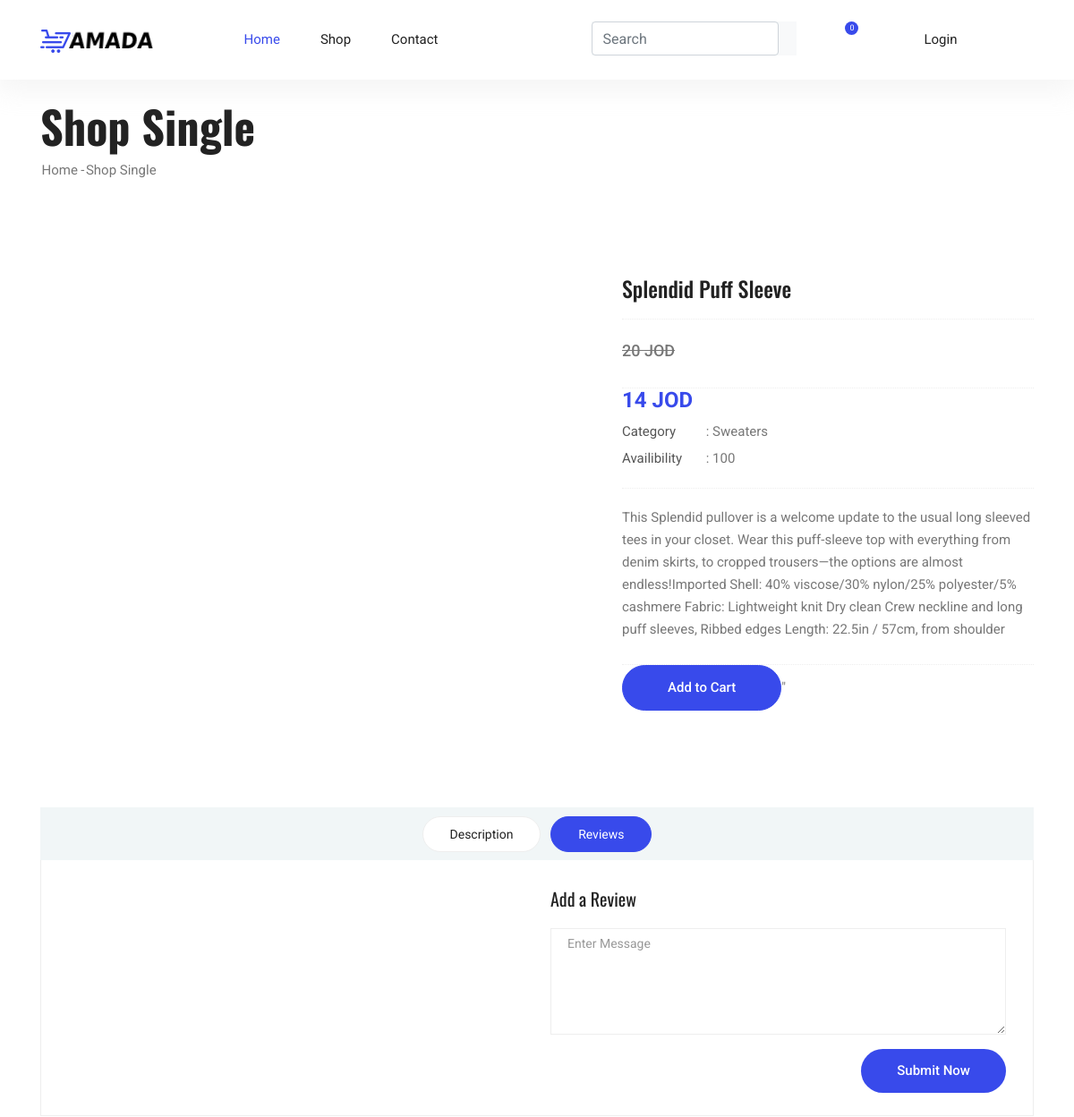
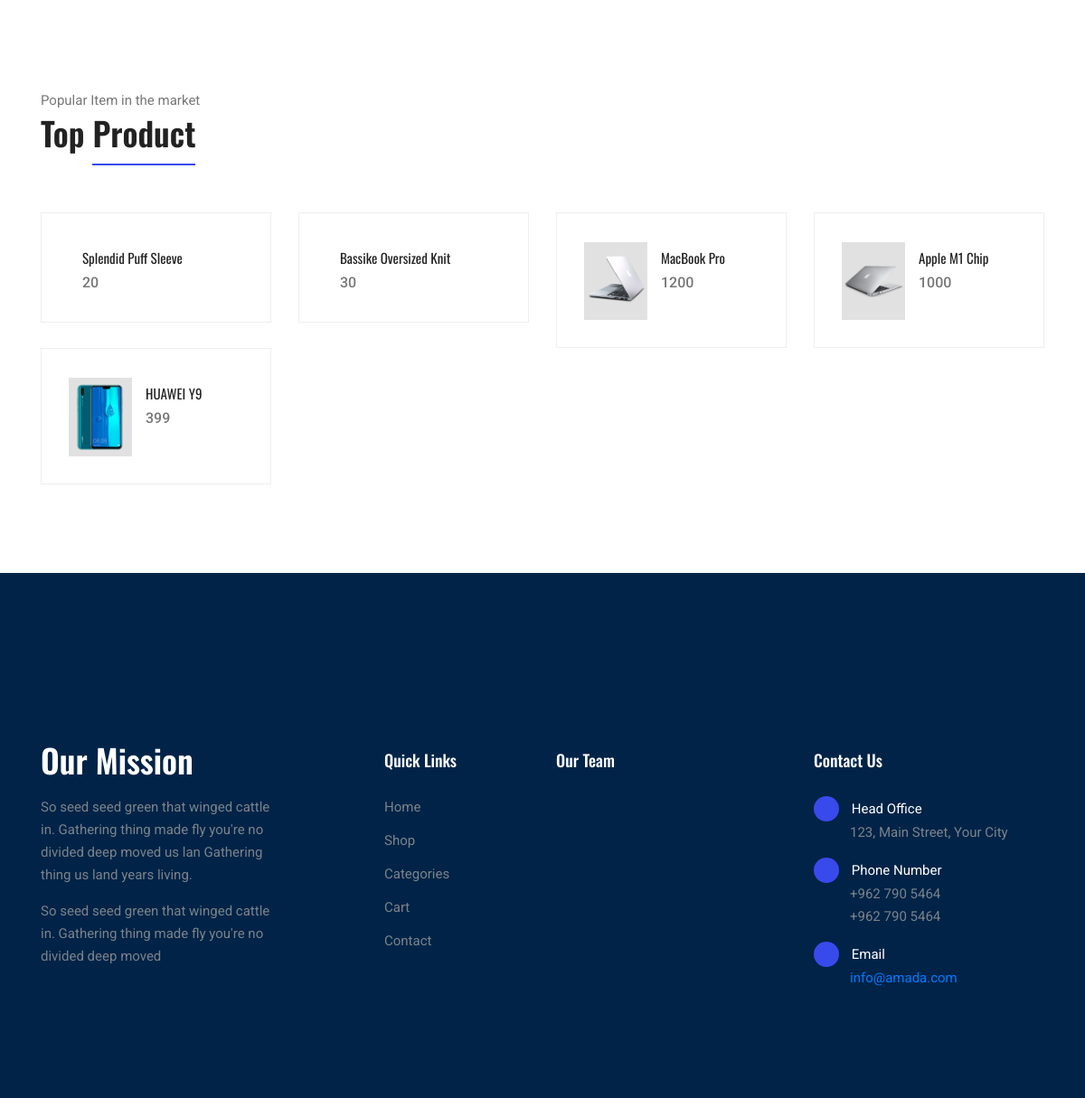
Page /single-product.php?id=10 on the committed database (2 pictures, top to bottom).
### tables this page shows
CREATE TABLE `products` (
  `product_id` int(11) NOT NULL,
  `product_name` varchar(255) NOT NULL,
  `product_price` int(11) NOT NULL,
  `discount` float NOT NULL DEFAULT 1,
  `product_desc` text NOT NULL,
  `product_image` varchar(255) NOT NULL,
  `product_quantity` int(11) NOT NULL,
  `sub_category_id` int(11) NOT NULL,
  `brand_id` int(11) NOT NULL
);

CREATE TABLE `sub_categories` (
  `sub_category_id` int(11) NOT NULL,
  `sub_category_name` varchar(255) NOT NULL,
  `sub_category_desc` text NOT NULL,
  `sub_category_image` varchar(255) NOT NULL,
  `category_id` int(11) NOT NULL
);

### public/single-product.php (the view, shortened to what this page needs)
<?php
	require_once("../db_connection.php");
	$product_id           = $_GET["id"];
	$query                = "SELECT * FROM products INNER JOIN sub_categories ON products.sub_category_id=sub_categories.sub_category_id WHERE product_id={$product_id}";
	$result               = mysqli_query($conn,$query);
	$product              = mysqli_fetch_assoc($result);
	$price_after_discount = $product["product_price"]-($product["product_price"]*$product["discount"]);
	require("includes/public_header.php");
?>
<section>
	<div class="container mt-4">
		<div>
			<h1>Shop Single</h1>
			<nav aria-label="breadcrumb" class="banner-breadcrumb">
			<ol class="breadcrumb">
				<li class="breadcrumb-item"><a href="#">Home</a></li>
				<li class="breadcrumb-item active" aria-current="page">Shop Single</li>
			</ol>
			</nav>
		</div>
	</div>
  </section>
	<div class="product_image_area p-4">
		<div class="container">
			<div class="row s_product_inner">
				<div class="col-lg-6">
					<div class="owl-carousel owl-theme s_Product_carousel">
					</div>
				</div>
				<div class="col-lg-5 offset-lg-1">
					<div class="s_product_text">
						<h3><?php echo $product["product_name"] ?></h3>
						<?php
							if($product['discount'] != 1) {
								echo "<del><p class='card-product__price'>{$product['product_price']} JOD</p></del>";
								echo "<h2 class='card-product__price'>{$price_after_discount} JOD</h2>";
							}
							else {
								echo "<h2 class='card-product__price'>{$product['product_price']} JOD</h2>";
							}
						?>
						<ul class="list">
							<li><a class="active" href="#"><span>Category</span> : <?php echo $product["sub_category_name"]  ?></a></li>
							<li><a href="#"><span>Availibility</span> : <?php echo $product["product_quantity"] ?></a></li>
						</ul>
						<p><?php echo $product["product_desc"] ?></p>
						<div class="product_count">
							<a href="add_to_cart.php?id=<?php echo $product["product_id"]?>&price=<?php echo $price_after_discount?>" class='button primary-btn'>Add to Cart</a>"
						</div>
					</div>
				</div>
			</div>
		</div>
	</div>
	<section class="product_description_area">
		<div class="container">
			<ul class="nav nav-tabs" id="myTab" role="tablist">
				<li class="nav-item">
					<a class="nav-link" id="deascription-tab" data-toggle="tab" href="#home" role="tab" aria-controls="home" aria-selected="true">Description</a>
				</li>
				<li class="nav-item">
					<a class="nav-link active" id="review-tab" data-toggle="tab" href="#review" role="tab" aria-controls="review"
					 aria-selected="false">Reviews</a>
				</li>
			</ul>
			<div class="tab-content" id="myTabContent">
				<div class="tab-pane fade show active" id="review" role="tabpanel" aria-labelledby="review-tab">
					<div class="row">
						<div class="col-lg-6">
						</div>
						<div class="col-lg-6">
							<div class="review_box">
								<h4>Add a Review</h4>
								<form action="" method="POST" class="form-contact form-review mt-3">
								<div class="form-group">
									<textarea class="form-control different-control w-100" name="review" cols="30" rows="5" placeholder="Enter Message"></textarea>
								</div>
								<div class="form-group text-center text-md-right mt-3">
									<button type="submit" name="submit_review" class="button button--active button-review">Submit Now</button>
								</div>
								</form>
							</div>
						</div>
					</div>
				</div>
			</div>
		</div>
	</section>
	<section class="related-product-area section-margin--small mt-0">
		<div class="container">
			<div class="section-intro pb-60px">
				<p>Popular Item in the market</p>
				<h2>Top <span class="section-intro__style">Product</span></h2>
			</div>
			<div class="row mt-30">
				<?php
				$query  = "SELECT COUNT(p.product_id) as c,
				p.product_id, p.product_name,  p.product_image,
				p.product_price,  p.discount,
				SUM(o.quantity) AS total,
				p.product_name product
				FROM order_products o
				INNER JOIN products p
				ON o.product_id = p.product_id
				GROUP BY p.product_name
				ORDER BY total DESC
				LIMIT 12";
				$result=mysqli_query($conn,$query);
				while($product=mysqli_fetch_assoc($result)){
					echo"
						<div class='col-sm-6 col-xl-3 mb-4 mb-xl-0'>
							<div class='single-search-product-wrapper'>
								<div class='single-search-product d-flex'>
								<a href='single-product.php?id={$product["product_id"]}'><img src='{$product["product_image"]}' alt=''></a>
								<div class='desc'>
									<a href='single-product.php?id={$product["product_id"]}' class='title'>{$product["product_name"]}</a>
									<div class='price'>{$product["product_price"]}</div>
								</div>
								</div>
							</div>
						</div>
					";
				}
				?>
      		</div>
		</div>
	</section>
	<?php require("includes/public_footer.php"); ?>

### rows in the picture
products: product_name "Splendid Puff Sleeve", product_price "20", price_after_discount "14", sub_category.sub_category_name "Sweaters", product_quantity "100", product_desc "This Splendid pullover is a welcome update to the usual long sleeved tees in your closet. Wear this puff-sleeve top with everything from denim skirts, to cropped trousers—the options are almost endless!Imported Shell: 40% viscose/30% nylon/25% polyester/5% cashmere Fabric: Lightweight knit Dry clean Crew neckline and long puff sleeves, Ribbed edges Length: 22.5in / 57cm, from shoulder"
products: product_name "Bassike Oversized Knit", product_price "30"
products: product_image (picture), product_name "MacBook Pro", product_price "1200"
products: product_image (picture), product_name "Apple M1 Chip", product_price "1000"
products: product_image (picture), product_name "HUAWEI Y9", product_price "399"
